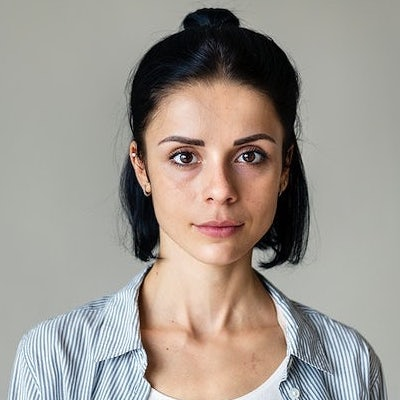
#> input picture face1.jpg, 400 x 400 px
$ python gen_rainbow.py
#> lines starting #> are read from the running program, lines starting #| are printed output that depends on the picture
import cv2
import numpy as np
import os
import math

# [30 lines left out: functions gen_rainbow, blend_images, not called in this run]

def generate_gaussian_mask(n, sigma):
    gaussian = lambda input, sigma: (1 / (sigma * math.sqrt(2 * math.pi))) * math.exp(-(input ** 2) / (2 * sigma ** 2))
    mask = []
    total = 0

    for x in range(0, 2 * n + 1):
        row = []

        for y in range(0, 2 * n + 1):
            r = math.sqrt((x - n) ** 2 + (y - n) ** 2)
            value = gaussian(r, sigma)
            total += value
            row.append(value)

        mask.append(row)

    normalised = np.array([[element / total for element in row] for row in mask])
    return normalised

def gaussian_filter(img, n, sigma):
    result = np.copy(img)
    mask = generate_gaussian_mask(n, sigma)
    width, height, channels = img.shape

    for channel in range(channels):
        arr = np.pad(img[:, :, channel], ((n, n), (n, n)), "edge")
        for x in range(n, width + n):
            for y in range(0, height):
                slide = arr[x - n : x + n + 1, y : y + 2 * n + 1]
                result[x - n, y, channel] = np.sum(mask * slide)

    return result

from pprint import pprint
# [53 lines left out: functions gaussian_pixel_blur, blur_in_rectangle, blur_boundary, not called in this run]

img = cv2.imread("face1.jpg", cv2.IMREAD_COLOR)
#> img is the input picture: shape (400, 400, 3); mean B, G, R 143.9, 151.2, 158.4
gr = cv2.cvtColor(img, cv2.COLOR_BGR2GRAY)
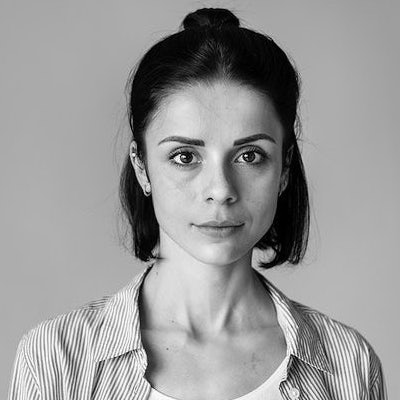
#> gr: shape (400, 400); min 0, max 255, mean 152.5

n, sigma = 3, 1

gauss = gaussian_filter(img, n, sigma)
#> the loop in gaussian_filter, `for channel in range(channels):` made 3 passes
#> pass 1, in gaussian_filter, `arr = np.pad(img[:, :, channel], ((n, n), (n, n)), "edge")`:
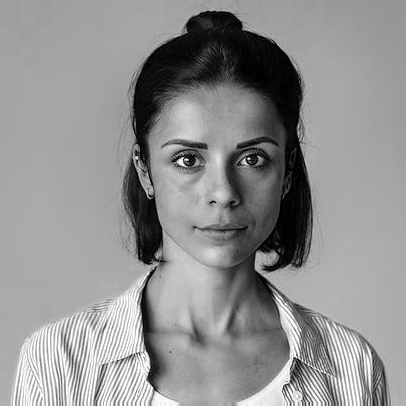
#> arr: shape (406, 406); min 0, max 255, mean 144.6
#> pass 2, in gaussian_filter, `arr = np.pad(img[:, :, channel], ((n, n), (n, n)), "edge")`:
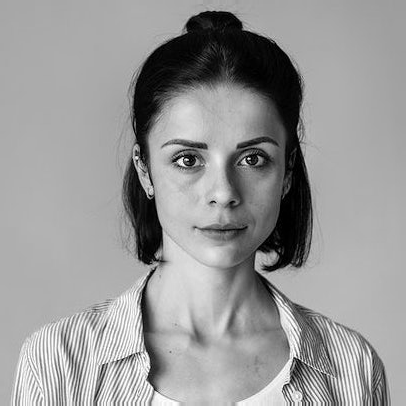
#> arr: shape (406, 406); min 0, max 255, mean 151.9
#> pass 3, in gaussian_filter, `arr = np.pad(img[:, :, channel], ((n, n), (n, n)), "edge")`:
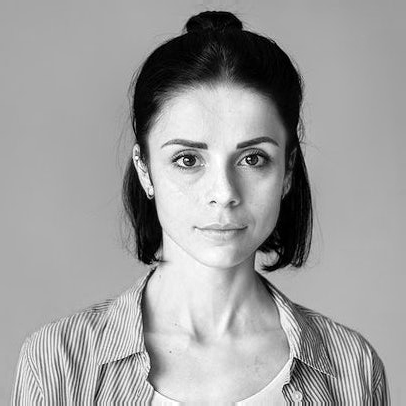
#> arr: shape (406, 406); min 0, max 255, mean 158.8
#> after the loop in gaussian_filter, `for channel in range(channels):`:
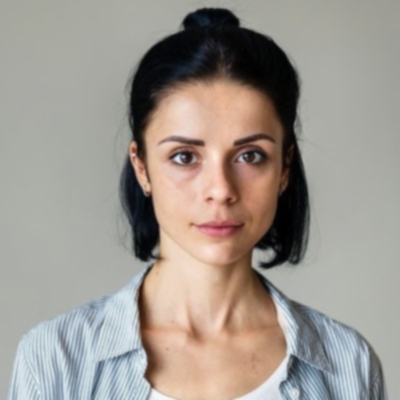
#> result: shape (400, 400, 3); mean B, G, R 143.3, 150.7, 157.9
cv2g = cv2.GaussianBlur(img, (2 * n + 1, 2 * n + 1), sigma)

concat = np.concatenate((img, cv2g, gauss), axis=1)
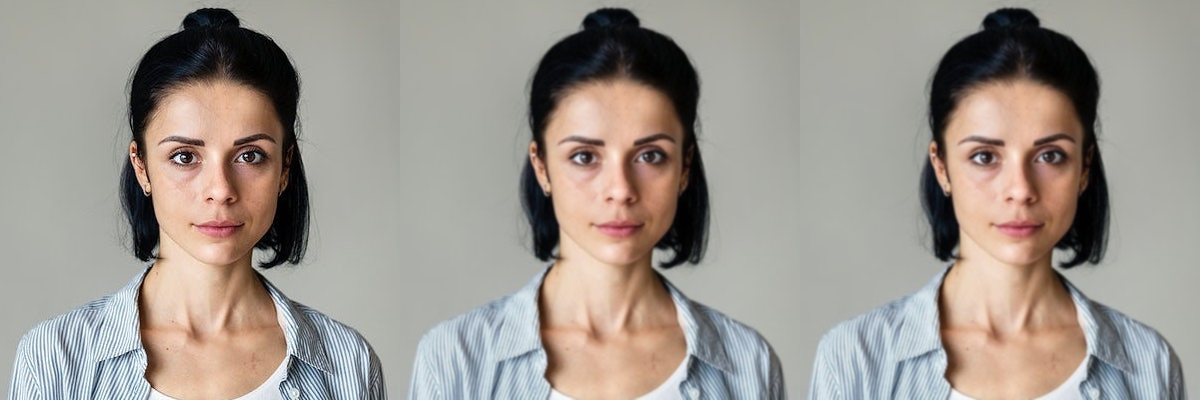
#> concat: shape (400, 1200, 3); mean B, G, R 143.7, 151.1, 158.2
cv2.imshow("Displayed Image", concat)

cv2.waitKey(0)
import sys
sys.exit(0)
#> (the program exits here)

$ run again, with face2.jpg copied over face1.jpg
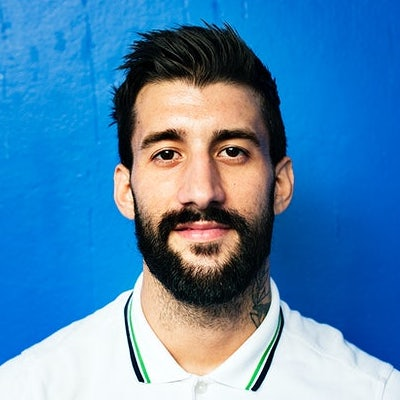
#> input picture face2.jpg, 400 x 400 px
#> img is the input picture: shape (400, 400, 3); mean B, G, R 176.8, 133.1, 78.9
#> the loop in gaussian_filter, `for channel in range(channels):` made 3 passes
#> pass 1, in gaussian_filter, `arr = np.pad(img[:, :, channel], ((n, n), (n, n)), "edge")`:
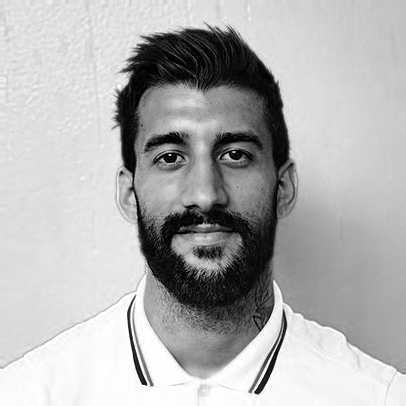
#> arr: shape (406, 406); min 0, max 255, mean 178.1
#> `concat = np.concatenate((img, cv2g, gauss), axis=1)`:
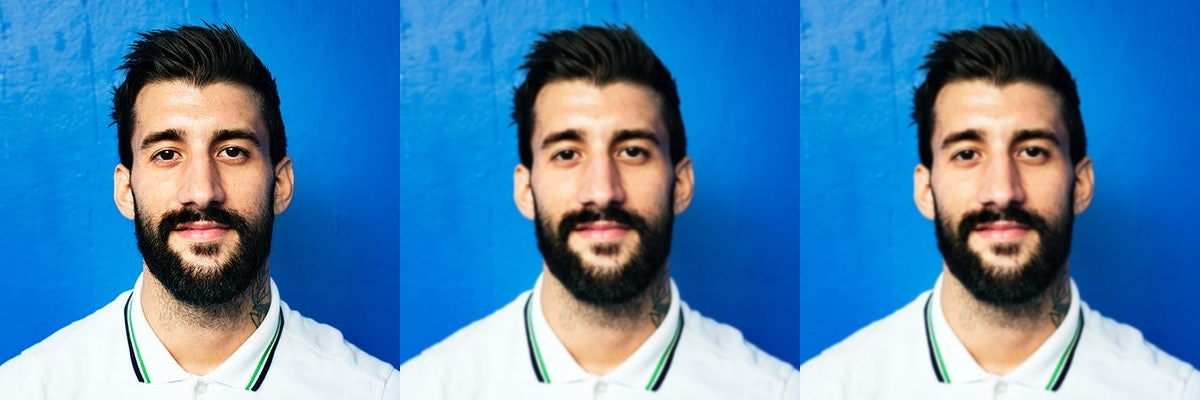
#> concat: shape (400, 1200, 3); mean B, G, R 176.6, 133, 78.7
